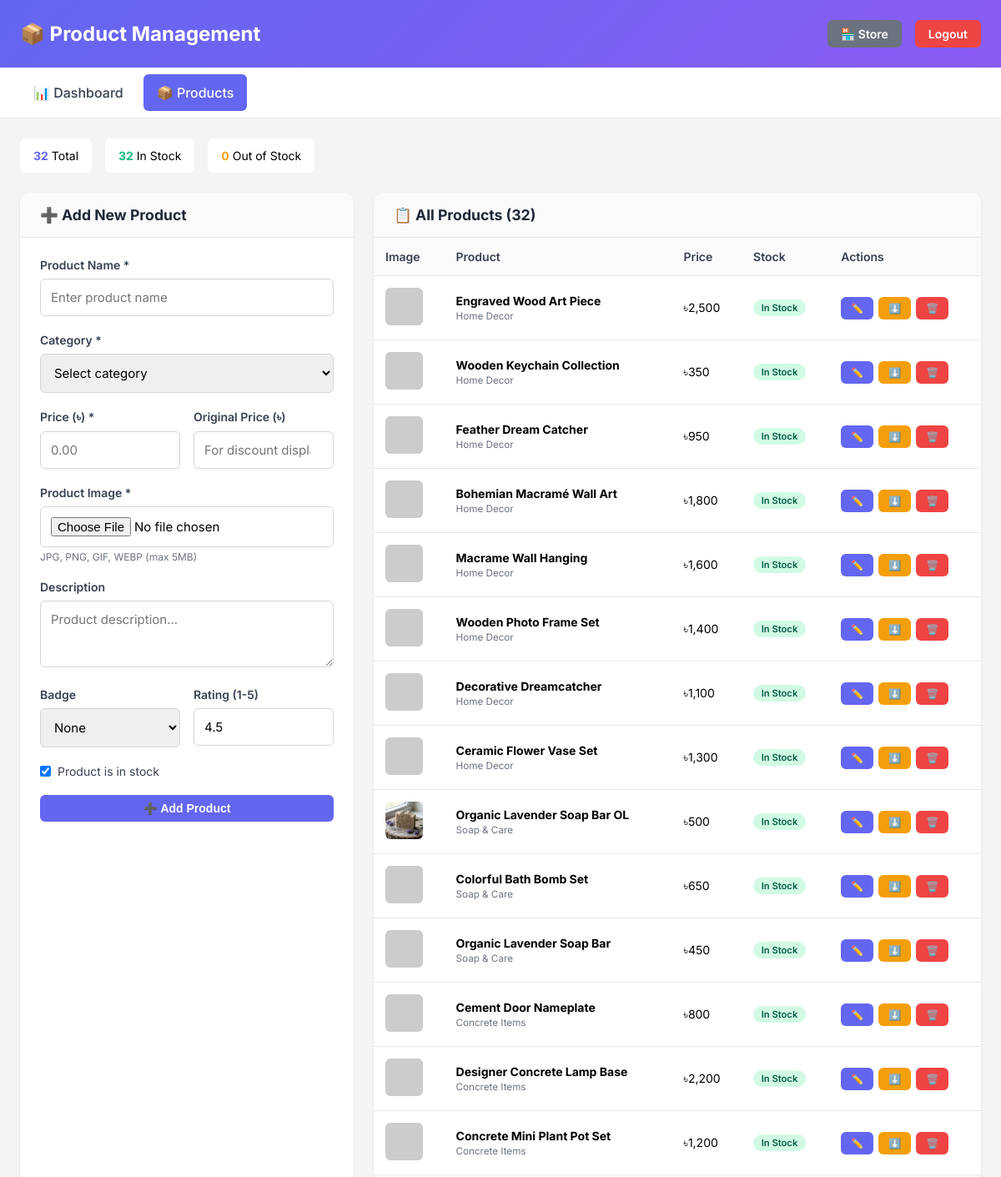
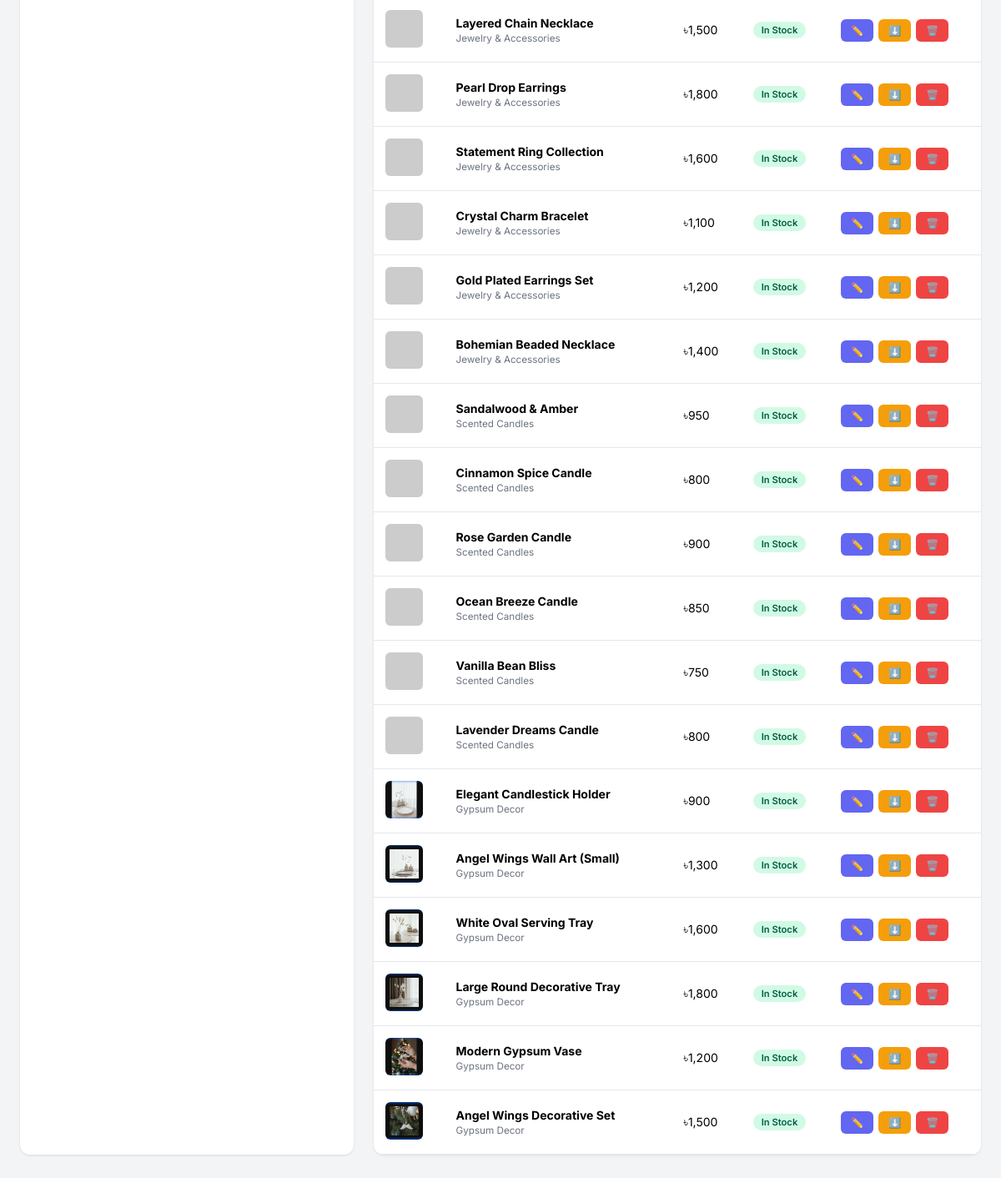
/admin/products.php (signed in), run on the app's committed database (2 pictures, top to bottom).
### tables this page shows
CREATE TABLE IF NOT EXISTS products (
    id INT AUTO_INCREMENT PRIMARY KEY,
    name VARCHAR(255) NOT NULL,
    category_id INT NOT NULL,
    price DECIMAL(10,2) NOT NULL,
    original_price DECIMAL(10,2),
    image_path VARCHAR(255) NOT NULL,
    description TEXT,
    rating DECIMAL(3,2) DEFAULT 4.5,
    reviews INT DEFAULT 0,
    badge VARCHAR(50),
    in_stock BOOLEAN DEFAULT TRUE,
    created_at TIMESTAMP DEFAULT CURRENT_TIMESTAMP,
    updated_at TIMESTAMP DEFAULT CURRENT_TIMESTAMP ON UPDATE CURRENT_TIMESTAMP,
    FOREIGN KEY (category_id) REFERENCES categories(id) ON DELETE CASCADE,
    INDEX idx_category_id (category_id),
    INDEX idx_in_stock (in_stock),
    INDEX idx_created_at (created_at)
);

CREATE TABLE IF NOT EXISTS categories (
    id INT AUTO_INCREMENT PRIMARY KEY,
    name VARCHAR(100) NOT NULL UNIQUE,
    display_name VARCHAR(100) NOT NULL,
    icon_path VARCHAR(255),
    created_at TIMESTAMP DEFAULT CURRENT_TIMESTAMP,
    INDEX idx_name (name)
);

### admin/products.php (the view, shortened to what this page needs)
<?php
$products = [];
$editProduct = null;
try {
    $db = getDB();
    $stmt = $db->query("
        SELECT p.*, c.display_name as category_display
        FROM products p
        LEFT JOIN categories c ON p.category_id = c.id
        ORDER BY p.id DESC
    ");
    $products = $stmt->fetchAll() ?? [];
    $stmt = $db->query("SELECT COUNT(*) as total, SUM(CASE WHEN in_stock = 1 THEN 1 ELSE 0 END) as in_stock FROM products");
    $counts = $stmt->fetch();
} catch (Exception $e) {
    $error = $e->getMessage();
}
?>
<!DOCTYPE html>
<html lang="en">
<head>
</head>
<body>
<div class="header">
    <div class="container">
        <div class="header-flex">
            <h1>📦 Product Management</h1>
            <div style="display: flex; gap: 1rem;">
                <a href="../index.html" class="btn btn-secondary">🏪 Store</a>
                <a href="index.php?logout=1" class="btn btn-danger">Logout</a>
            </div>
        </div>
    </div>
</div>
<div class="nav">
    <div class="container">
        <ul>
            <li><a href="index.php">📊 Dashboard</a></li>
            <li><a href="products.php" class="active">📦 Products</a></li>
        </ul>
    </div>
</div>
<div class="container" style="padding: 1.5rem 1.5rem 3rem;">
    <div class="stats-row">
        <div class="stat-mini"><strong><?php echo $counts['total'] ?? 0; ?></strong> Total</div>
        <div class="stat-mini"><strong style="color:#10b981;"><?php echo $counts['in_stock'] ?? 0; ?></strong> In Stock</div>
        <div class="stat-mini"><strong style="color:#f59e0b;"><?php echo ($counts['total'] ?? 0) - ($counts['in_stock'] ?? 0); ?></strong> Out of Stock</div>
    </div>
    <div class="grid-2">
        <div class="card">
            <div class="card-header">
                <h2><?php echo $editProduct ? '✏️ Edit Product' : '➕ Add New Product'; ?></h2>
            </div>
            <div class="card-body">
                <form method="POST" enctype="multipart/form-data">
                    <div class="form-group">
                        <label>Product Name *</label>
                        <input type="text" name="name" required value="<?php echo htmlspecialchars($editProduct['name'] ?? ''); ?>" placeholder="Enter product name">
                    </div>
                    <div class="form-group">
                        <label>Category *</label>
                        <select name="category_id" required>
                            <option value="">Select category</option>
                        </select>
                    </div>
                    <div class="form-row">
                        <div class="form-group">
                            <label>Price (৳) *</label>
                            <input type="number" name="price" step="0.01" min="0" required value="<?php echo $editProduct['price'] ?? ''; ?>" placeholder="0.00">
                        </div>
                        <div class="form-group">
                            <label>Original Price (৳)</label>
                            <input type="number" name="original_price" step="0.01" min="0" value="<?php echo $editProduct['original_price'] ?? ''; ?>" placeholder="For discount display">
                        </div>
                    </div>
                    <div class="form-group">
                        <label>Product Image <?php echo $editProduct ? '' : '*'; ?></label>
                        <input type="file" name="image" accept="image/*" <?php echo $editProduct ? '' : 'required'; ?>>
                        <div class="form-hint">JPG, PNG, GIF, WEBP (max 5MB)</div>
                    </div>
                    <div class="form-group">
                        <label>Description</label>
                        <textarea name="description" placeholder="Product description..."><?php echo htmlspecialchars($editProduct['description'] ?? ''); ?></textarea>
                    </div>
                    <div class="form-row">
                        <div class="form-group">
                            <label>Badge</label>
                            <select name="badge">
                                <option value="none">None</option>
                            </select>
                        </div>
                        <div class="form-group">
                            <label>Rating (1-5)</label>
                            <input type="number" name="rating" min="1" max="5" step="0.1" value="<?php echo $editProduct['rating'] ?? '4.5'; ?>">
                        </div>
                    </div>
                    <div class="form-group">
                        <div class="checkbox-group">
                            <input type="checkbox" name="in_stock" id="in_stock" <?php echo ($editProduct['in_stock'] ?? 1) ? 'checked' : ''; ?>>
                            <label for="in_stock" style="margin:0; font-weight:normal;">Product is in stock</label>
                        </div>
                    </div>
                    <div style="display: flex; gap: 0.5rem;">
                        <button type="submit" class="btn btn-primary" style="flex:1;">
                            <?php echo $editProduct ? '💾 Update Product' : '➕ Add Product'; ?>
                        </button>
                    </div>
                </form>
            </div>
        </div>
        <div class="card">
            <div class="card-header">
                <h2>📋 All Products (<?php echo count($products); ?>)</h2>
            </div>
            <div class="table-scroll">
                <?php if (count($products) > 0): ?>
                <table>
                    <thead>
                        <tr>
                            <th>Image</th>
                            <th>Product</th>
                            <th>Price</th>
                            <th>Stock</th>
                            <th>Actions</th>
                        </tr>
                    </thead>
                    <tbody>
                        <?php foreach ($products as $p): ?>
                        <tr>
                            <td>
                                <img src="../<?php echo htmlspecialchars($p['image_path']); ?>" class="product-img"
                                     onerror="this.src='https://via.placeholder.com/45'">
                            </td>
                            <td>
                                <strong><?php echo htmlspecialchars($p['name']); ?></strong><br>
                                <small style="color:#6b7280;"><?php echo htmlspecialchars($p['category_display'] ?? ''); ?></small>
                            </td>
                            <td>৳<?php echo number_format($p['price'], 0); ?></td>
                            <td>
                                <?php if ($p['in_stock']): ?>
                                    <span class="badge badge-success">In Stock</span>
                                <?php else: ?>
                                    <span class="badge badge-warning">Out of Stock</span>
                                <?php endif; ?>
                            </td>
                            <td>
                                <div class="actions">
                                    <a href="?edit=<?php echo $p['id']; ?>" class="btn btn-primary btn-sm">✏️</a>
                                    <a href="?toggle=<?php echo $p['id']; ?>" class="btn <?php echo $p['in_stock'] ? 'btn-warning' : 'btn-success'; ?> btn-sm">
                                        <?php echo $p['in_stock'] ? '⬇️' : '⬆️'; ?>
                                    </a>
                                    <a href="?delete=<?php echo $p['id']; ?>" class="btn btn-danger btn-sm"
                                       onclick="return confirm('Delete this product?')">🗑️</a>
                                </div>
                            </td>
                        </tr>
                        <?php endforeach; ?>
                    </tbody>
                </table>
                <?php else: ?>
                <div style="padding: 2rem; text-align: center; color: #6b7280;">
                    No products yet. Add your first product!
                </div>
                <?php endif; ?>
            </div>
        </div>
    </div>
</div>
</body>
</html>

### admin/products.php (style rules this page uses)
* { margin: 0; padding: 0; box-sizing: border-box; }
body { font-family: 'Inter', sans-serif; background: #f3f4f6; min-height: 100vh; }
.header { background: linear-gradient(135deg, #6366f1, #8b5cf6); color: white; padding: 1.5rem 0; }
.container { max-width: 1400px; margin: 0 auto; padding: 0 1.5rem; }
.header h1 { font-size: 1.5rem; }
.header-flex { display: flex; justify-content: space-between; align-items: center; flex-wrap: wrap; gap: 1rem; }
.nav { background: white; border-bottom: 1px solid #e5e7eb; padding: 0.5rem 0; }
.nav ul { list-style: none; display: flex; gap: 0.5rem; }
.nav a { display: block; padding: 0.75rem 1rem; text-decoration: none; color: #374151; border-radius: 6px; font-weight: 500; }
.nav a:hover, .nav a.active { background: #6366f1; color: white; }
.btn { display: inline-block; padding: 0.5rem 1rem; border-radius: 6px; text-decoration: none; font-weight: 600; border: none; cursor: pointer; font-size: 0.875rem; }
.btn-primary { background: #6366f1; color: white; }
.btn-danger { background: #ef4444; color: white; }
.btn-secondary { background: #6b7280; color: white; }
.btn-warning { background: #f59e0b; color: white; }
.btn-sm { padding: 0.375rem 0.75rem; font-size: 0.75rem; }
.grid-2 { display: grid; grid-template-columns: 400px 1fr; gap: 1.5rem; margin: 1.5rem 0; }
.card { background: white; border-radius: 12px; box-shadow: 0 1px 3px rgba(0,0,0,0.1); overflow: hidden; }
.card-header { padding: 1rem 1.5rem; border-bottom: 1px solid #e5e7eb; background: #f9fafb; }
.card-header h2 { font-size: 1.1rem; color: #1f2937; }
.card-body { padding: 1.5rem; }
.form-group { margin-bottom: 1.25rem; }
.form-group label { display: block; margin-bottom: 0.5rem; font-weight: 600; color: #374151; font-size: 0.875rem; }
.form-group input, .form-group select, .form-group textarea { width: 100%; padding: 0.75rem; border: 1px solid #d1d5db; border-radius: 6px; font-size: 0.9375rem; font-family: inherit; }
.form-group textarea { min-height: 80px; resize: vertical; }
.form-row { display: grid; grid-template-columns: 1fr 1fr; gap: 1rem; }
.form-hint { font-size: 0.75rem; color: #6b7280; margin-top: 0.25rem; }
.checkbox-group { display: flex; align-items: center; gap: 0.5rem; }
.checkbox-group input { width: auto; }
.table-scroll { overflow-x: auto; }
table { width: 100%; border-collapse: collapse; min-width: 700px; }
th, td { text-align: left; padding: 0.875rem; border-bottom: 1px solid #e5e7eb; font-size: 0.875rem; }
th { background: #f9fafb; font-weight: 600; color: #374151; }
.product-img { width: 45px; height: 45px; object-fit: cover; border-radius: 6px; background: #f3f4f6; }
.badge { display: inline-block; padding: 0.2rem 0.6rem; border-radius: 9999px; font-size: 0.7rem; font-weight: 600; }
.badge-success { background: #d1fae5; color: #065f46; }
.actions { display: flex; gap: 0.375rem; }
.stats-row { display: flex; gap: 1rem; margin-bottom: 1rem; }
.stat-mini { background: white; padding: 0.75rem 1rem; border-radius: 6px; font-size: 0.875rem; }
.stat-mini strong { color: #6366f1; }

### data on the page
products: name "Engraved Wood Art Piece", category.display_name "Home Decor", price "2,500", in_stock "In Stock"
products: name "Wooden Keychain Collection", category.display_name "Home Decor", price "350", in_stock "In Stock"
products: name "Feather Dream Catcher", category.display_name "Home Decor", price "950", in_stock "In Stock"
products: name "Bohemian Macramé Wall Art", category.display_name "Home Decor", price "1,800", in_stock "In Stock"
products: name "Macrame Wall Hanging", category.display_name "Home Decor", price "1,600", in_stock "In Stock"
products: name "Wooden Photo Frame Set", category.display_name "Home Decor", price "1,400", in_stock "In Stock"
products: name "Decorative Dreamcatcher", category.display_name "Home Decor", price "1,100", in_stock "In Stock"
products: name "Ceramic Flower Vase Set", category.display_name "Home Decor", price "1,300", in_stock "In Stock"
products: image_path (picture), name "Organic Lavender Soap Bar OL", category.display_name "Soap & Care", price "500", in_stock "In Stock"
products: name "Colorful Bath Bomb Set", category.display_name "Soap & Care", price "650", in_stock "In Stock"
products: name "Organic Lavender Soap Bar", category.display_name "Soap & Care", price "450", in_stock "In Stock"
products: name "Cement Door Nameplate", category.display_name "Concrete Items", price "800", in_stock "In Stock"
products: name "Designer Concrete Lamp Base", category.display_name "Concrete Items", price "2,200", in_stock "In Stock"
products: name "Concrete Mini Plant Pot Set", category.display_name "Concrete Items", price "1,200", in_stock "In Stock"
products: name "Layered Chain Necklace", category.display_name "Jewelry & Accessories", price "1,500", in_stock "In Stock"
products: name "Pearl Drop Earrings", category.display_name "Jewelry & Accessories", price "1,800", in_stock "In Stock"
products: name "Statement Ring Collection", category.display_name "Jewelry & Accessories", price "1,600", in_stock "In Stock"
products: name "Crystal Charm Bracelet", category.display_name "Jewelry & Accessories", price "1,100", in_stock "In Stock"
products: name "Gold Plated Earrings Set", category.display_name "Jewelry & Accessories", price "1,200", in_stock "In Stock"
products: name "Bohemian Beaded Necklace", category.display_name "Jewelry & Accessories", price "1,400", in_stock "In Stock"
products: name "Sandalwood & Amber", category.display_name "Scented Candles", price "950", in_stock "In Stock"
products: name "Cinnamon Spice Candle", category.display_name "Scented Candles", price "800", in_stock "In Stock"
products: name "Rose Garden Candle", category.display_name "Scented Candles", price "900", in_stock "In Stock"
products: name "Ocean Breeze Candle", category.display_name "Scented Candles", price "850", in_stock "In Stock"
products: name "Vanilla Bean Bliss", category.display_name "Scented Candles", price "750", in_stock "In Stock"
products: name "Lavender Dreams Candle", category.display_name "Scented Candles", price "800", in_stock "In Stock"
products: image_path (picture), name "Elegant Candlestick Holder", category.display_name "Gypsum Decor", price "900", in_stock "In Stock"
products: image_path (picture), name "Angel Wings Wall Art (Small)", category.display_name "Gypsum Decor", price "1,300", in_stock "In Stock"
products: image_path (picture), name "White Oval Serving Tray", category.display_name "Gypsum Decor", price "1,600", in_stock "In Stock"
products: image_path (picture), name "Large Round Decorative Tray", category.display_name "Gypsum Decor", price "1,800", in_stock "In Stock"
products: image_path (picture), name "Modern Gypsum Vase", category.display_name "Gypsum Decor", price "1,200", in_stock "In Stock"
products: image_path (picture), name "Angel Wings Decorative Set", category.display_name "Gypsum Decor", price "1,500", in_stock "In Stock"

### other printed values
$counts['total'] "32"
$counts['in_stock'] "32"
count($products) "32"
